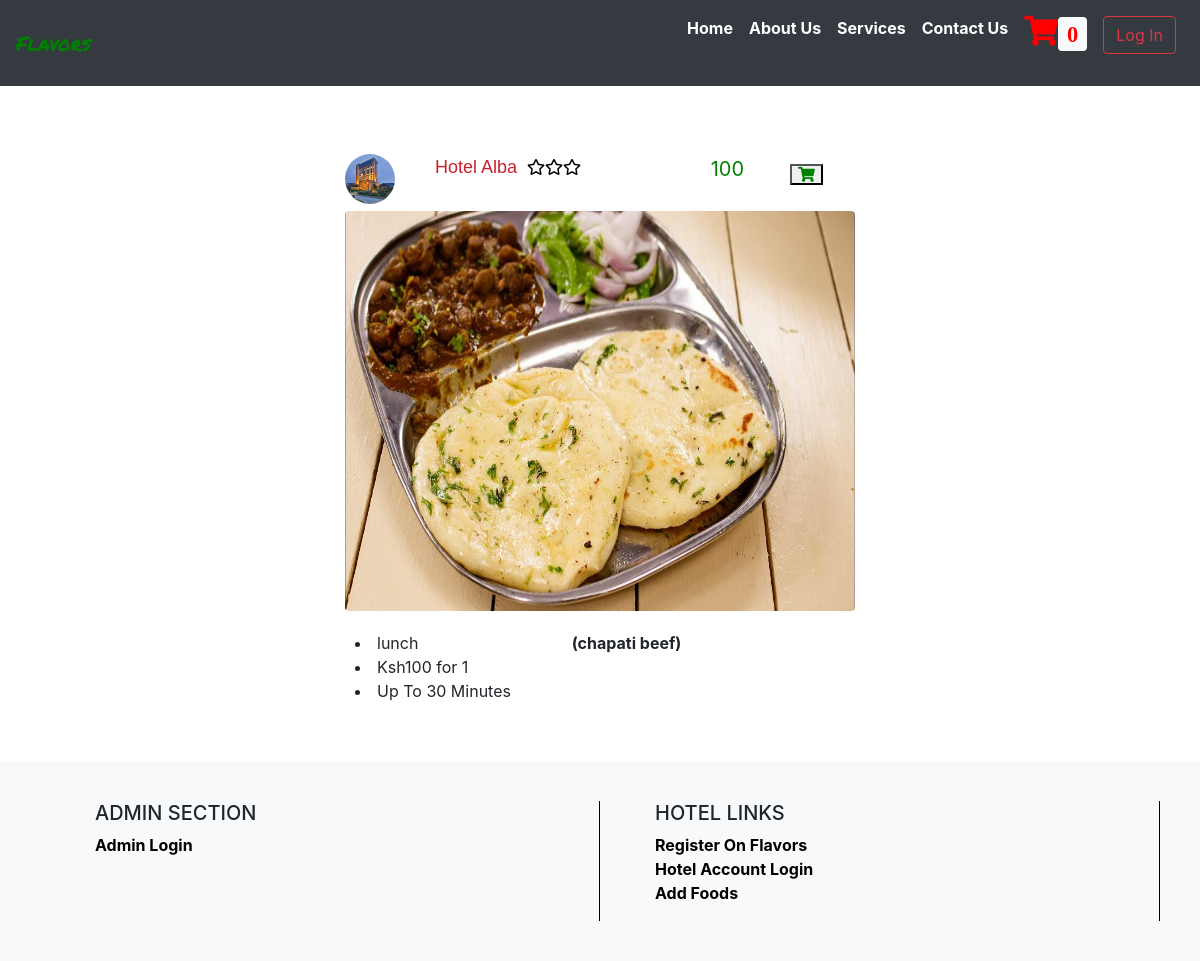
Screenshot of /searchfood.php?food_id=4 (signed in) with the database file from the repository.
### tables this page shows
CREATE TABLE `tbfood` (
  `food_id` int(11) NOT NULL,
  `fldvendor_id` int(11) NOT NULL,
  `foodname` varchar(100) NOT NULL,
  `cost` bigint(15) NOT NULL,
  `cuisines` varchar(50) NOT NULL,
  `paymentmode` varchar(50) NOT NULL,
  `fldimage` varchar(1000) NOT NULL
);

CREATE TABLE `tblvendor` (
  `fldvendor_id` int(10) NOT NULL,
  `fld_name` varchar(30) NOT NULL,
  `fld_email` varchar(50) NOT NULL,
  `fld_password` varchar(50) NOT NULL,
  `fld_mob` bigint(10) NOT NULL,
  `fld_phone` bigint(10) NOT NULL,
  `fld_address` varchar(50) NOT NULL,
  `fld_logo` varchar(250) NOT NULL
);

### searchfood.php (the view, shortened to what this page needs)
<?php
include("connection.php");
extract($_REQUEST);
if(isset($_SESSION['cust_id']))
{
	 $cust_id=$_SESSION['cust_id'];
	 $qq=mysqli_query($con,"select * from tblcustomer where fld_email='$cust_id'");
	 $qqr= mysqli_fetch_array($qq);
}
else
{
	$cust_id="";
}
if(isset($food_id))
{
$fid= $food_id;
}
else
{
	header("location:index.php");
}
?>
<html>
  <head>
	 <link rel="stylesheet" href="https://stackpath.bootstrapcdn.com/bootstrap/4.3.1/css/bootstrap.min.css">
     <link rel="stylesheet" href="https://use.fontawesome.com/releases/v5.8.1/css/all.css">
  </head>
	<body>
<nav class="navbar navbar-expand-lg navbar-light bg-dark fixed-top">
    <a class="navbar-brand" href="index.php"><span style="color:green;font-family: 'Permanent Marker', cursive;">Flavors</span></a>&nbsp;&nbsp;&nbsp;&nbsp;&nbsp;&nbsp;
    <div class="collapse navbar-collapse" id="navbarResponsive">
      <ul class="navbar-nav ml-auto">
		  <li class="nav-item">
		     <a href="index.php" style="color:white;" class="nav-link">Home</a>
		  </li>
		  <li class="nav-item">
		     <a href="aboutus.php" style="color:white;" class="nav-link">About Us</a>
		  </li>
		  <li class="nav-item">
		     <a href="services.php" style="color:white;" class="nav-link">Services</a>
		  </li>
		  <li class="nav-item">
		     <a href="contact.php" style="color:white;" class="nav-link">Contact Us</a>
		  </li>
		  <?php
			if(empty($cust_id))
			{
			?>
			<li class="nav-item">
			  <a href="form/index.php?msg=you must be login first" class="nav-link"><span style="color:red;  font-size:30px;"><i class="fa fa-shopping-cart" aria-hidden="true"><span style="color:red;" id="cart"  class="badge badge-light">0</span></i></span></a>
		    </li>
			<li class="nav-item">
			<a  class="nav-link"><form method="post"><button class="btn btn-outline-danger my-2 my-sm-0" name="login" type="submit">Log In</button></form></a>
            </li>
			<?php
			}
			?>
      </ul>
    </div>
</nav>
<br><br><br><br>
<div class="container-fluid" >
<br><br>
<div class="row">
   <div class="col-sm-3"></div>
   <div class="col-sm-6" >
   <?php
	  $query=mysqli_query($con,"select tblvendor.fld_email,tblvendor.fld_name,tblvendor.fld_mob,
	  tblvendor.fld_phone,tblvendor.fld_address,tblvendor.fld_logo,tbfood.foodname,tbfood.cost,
	  tbfood.cuisines,tbfood.paymentmode,tbfood.fldimage from tblvendor inner join
	  tbfood on tblvendor.fldvendor_id=tbfood.fldvendor_id where tbfood.food_id='$fid'");
	  if(mysqli_num_rows($query))
	  {
	  while($res=mysqli_fetch_assoc($query))
	  {
		   $hotel_logo= "image/restaurant/".$res['fld_email']."/".$res['fld_logo'];
		   $food_pic= "image/restaurant/".$res['fld_email']."/foodimages/".$res['fldimage'];
	  ?>
	  <div class="container-fluid">
	  <div class="container-fluid">
	     <div class="row" style="padding-top:10px; ">
		      <div class="col-sm-2"><img src="<?php echo $hotel_logo; ?>" class="rounded-circle" height="50px" width="50px" alt="Cinque Terre"></div>
		      <div class="col-sm-6">
		                     <span style="font-family: 'Miriam Libre', sans-serif; font-size:18px;color:#CB202D;">
		 <?php echo $res['fld_name']; ?></span><span style="color:black; margin-left:10px;"><i class="far fa-star"></i><i class="far fa-star"></i><i class="far fa-star"></i></span>
        </div>
		 <div class="col-sm-2"><i class="fas fa-shilling-sign"></i><span style="color:green; font-size:20px;"> <?php echo $res['cost']; ?></span></div>
		 <form method="post">
		 <div class="col-sm-2" style="text-align:left;padding:10px; font-size:15px;"><button type="submit" name="addtocart" value="<?php echo $fid; ?>")" ><span style="color:green;" <i class="fa fa-shopping-cart" aria-hidden="true"></i></span></button></div>
		 </form>
		 </div>
	  </div>
	  <div class="container-fluid">
	  <div class="row" style="padding:10px;padding-top:0px;padding-right:0px; padding-left:0px;">
		 <div class="col-sm-12"><img src="<?php echo $food_pic; ?>" class="rounded" height="400px" width="100%" alt="Cinque Terre"></div>
		 </div>
	  </div>
	  <div class="container-fluid">
	     <div class="row" style="padding:10px; ">
		 <div class="col-sm-5">
		 <span><li><?php echo $res['cuisines']; ?></li></span>
		 <span><li><?php echo "Ksh".$res['cost']; ?>&nbsp;for 1</li></span>
		 <span><li>Up To 30 Minutes</li></span>
		 </div>
		 <div class="col-sm-6" style="">
		 <b><?php echo"(" .$res['foodname'].")"?></b>
		 </div>
		 </div>
	  </div>
	<?php
	  }
	  }
	  else
	  {
	?>
	<div class="row"><div class="col-sm-12" style="color:red;"><?php echo "sorry No Record Found For This Order";?></div></div>
	<?php
	  }
	?>
	</div>
   </div>
   <div class="col-sm-3"></div>
</div>
</div>
<br><br>
	     <?php
		 include("footer.php");
		 ?>
</body>
</html>

### searchfood.php (style rules this page uses)
ul li { list-style:none; }
ul li a { color:black; font-weight:bold; }

### rows the page displays
tbfood: fldvendor.fld_logo (picture), fldvendor.fld_name "Hotel Alba", cost "100", fldvendor+fldimage (placeholder picture), cuisines "lunch", foodname "chapati beef"
